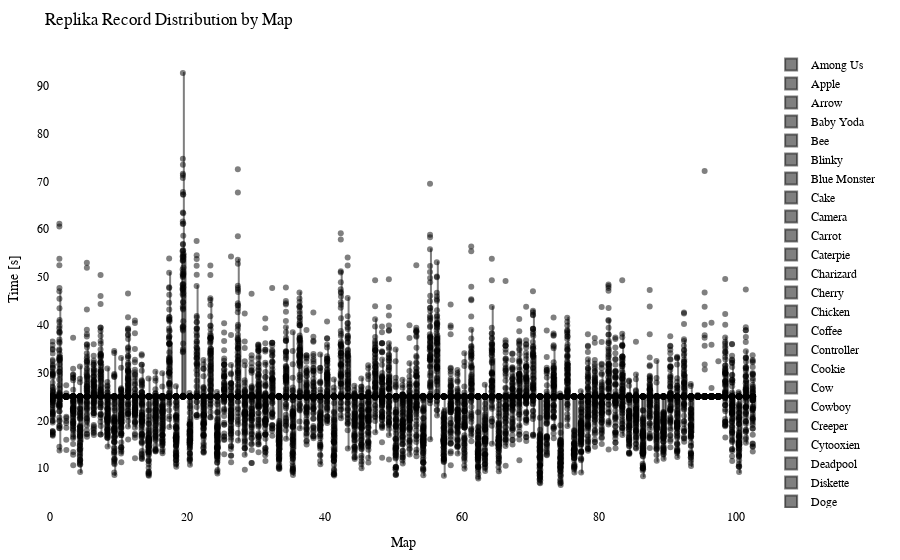

The code cell stored with this chart in its notebook:
### Code cell
import plotly.graph_objects as go
import plotly.io as pio

df = getRecordsDataframe(minigame="Replika")

# Exclude the first column (assuming it's the column you don't want to include)
df_to_html = df.iloc[:, 1:]

# Calculate the offset for centering the data points
num_columns = len(df_to_html.columns)
offset = 0.5

# Create a Swarm plot using Plotly
fig = go.Figure()

for i, column in enumerate(df_to_html.columns):
    x_values = [i + offset] * len(df_to_html[column])  # Adjust x-values with offset for horizontal centering
    fig.add_trace(go.Box(x=x_values,
                         y=df_to_html[column],
                         name=column,
                         boxpoints='all',
                         pointpos=-0.5,  # Adjust point position to prevent overlapping
                         marker=dict(color='rgba(0,0,0,0.5)', size=6),  # Adjust marker color and size
                         hovertext=df_to_html.index,
                         hoverinfo='text+y'))

fig.update_layout(title="Replika Record Distribution by Map",
                  xaxis=dict(title="Map"),
                  yaxis=dict(title="Time [s]"),
                  showlegend=True,
                  font=dict(family="Arial", size=12, color="black"),  # Customize font
                  plot_bgcolor="white",  # Set background color
                  margin=dict(l=50, r=50, t=50, b=50),  # Adjust margins for better layout
                  )

pio.show(fig)

pio.write_html(fig, "out/repl_swarm_plot.html")
